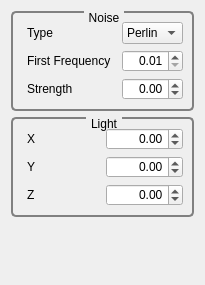
<?xml version="1.0" encoding="UTF-8"?>
<ui version="4.0">
 <class>GvQCustomEditor</class>
 <widget class="QWidget" name="GvQCustomEditor">
  <property name="geometry">
   <rect>
    <x>0</x>
    <y>0</y>
    <width>204</width>
    <height>285</height>
   </rect>
  </property>
  <property name="windowTitle">
   <string>Custom Editor</string>
  </property>
  <property name="styleSheet">
   <string>QGroupBox
{
     background-color: qlineargradient(x1: 0, y1: 0, x2: 0, y2: 1,
                                       stop: 0 #E0E0E0, stop: 1 #FFFFFF);
     border: 2px solid gray;
     border-radius: 5px;
     margin-top: 1ex; /* leave space at the top for the title */
 }

 QGroupBox::title
{
	 subcontrol-origin: margin;
     subcontrol-position: top center; /* position at the top center */
     padding: 0 3px;
     background-color: qlineargradient(x1: 0, y1: 0, x2: 0, y2: 1,
                                       stop: 0 #FFOECE, stop: 1 #FFFFFF);
 }

QLabel
{
	border-radius: 4px;
	padding: 2px;
 }
</string>
  </property>
  <layout class="QVBoxLayout" name="verticalLayout">
   <item>
    <widget class="QGroupBox" name="groupBox_4">
     <property name="title">
      <string>Noise</string>
     </property>
     <layout class="QGridLayout" name="gridLayout">
      <item row="0" column="0">
       <widget class="QLabel" name="label_3">
        <property name="text">
         <string>Type</string>
        </property>
       </widget>
      </item>
      <item row="0" column="1">
       <widget class="QComboBox" name="_noiseComboBox">
        <item>
         <property name="text">
          <string>Perlin</string>
         </property>
        </item>
       </widget>
      </item>
      <item row="1" column="0">
       <widget class="QLabel" name="label_9">
        <property name="text">
         <string>First Frequency</string>
        </property>
       </widget>
      </item>
      <item row="1" column="1">
       <widget class="QDoubleSpinBox" name="_noiseFirstFrequencySpinBox">
        <property name="alignment">
         <set>Qt::AlignRight|Qt::AlignTrailing|Qt::AlignVCenter</set>
        </property>
        <property name="minimum">
         <double>0.010000000000000</double>
        </property>
        <property name="singleStep">
         <double>0.100000000000000</double>
        </property>
       </widget>
      </item>
      <item row="2" column="0">
       <widget class="QLabel" name="label_10">
        <property name="text">
         <string>Strength</string>
        </property>
       </widget>
      </item>
      <item row="2" column="1">
       <widget class="QDoubleSpinBox" name="_noiseStrengthSpinBox">
        <property name="alignment">
         <set>Qt::AlignRight|Qt::AlignTrailing|Qt::AlignVCenter</set>
        </property>
        <property name="minimum">
         <double>-99.989999999999995</double>
        </property>
        <property name="singleStep">
         <double>0.100000000000000</double>
        </property>
       </widget>
      </item>
     </layout>
    </widget>
   </item>
   <item>
    <widget class="QGroupBox" name="groupBox_2">
     <property name="title">
      <string>Light</string>
     </property>
     <layout class="QGridLayout" name="gridLayout_2">
      <item row="0" column="1">
       <widget class="QDoubleSpinBox" name="_lightXDoubleSpinBox">
        <property name="alignment">
         <set>Qt::AlignRight|Qt::AlignTrailing|Qt::AlignVCenter</set>
        </property>
        <property name="minimum">
         <double>-99.989999999999995</double>
        </property>
        <property name="singleStep">
         <double>0.100000000000000</double>
        </property>
       </widget>
      </item>
      <item row="1" column="0">
       <widget class="QLabel" name="label_5">
        <property name="text">
         <string>Y</string>
        </property>
       </widget>
      </item>
      <item row="1" column="1">
       <widget class="QDoubleSpinBox" name="_lightYDoubleSpinBox">
        <property name="alignment">
         <set>Qt::AlignRight|Qt::AlignTrailing|Qt::AlignVCenter</set>
        </property>
        <property name="minimum">
         <double>-99.989999999999995</double>
        </property>
        <property name="singleStep">
         <double>0.100000000000000</double>
        </property>
       </widget>
      </item>
      <item row="2" column="0">
       <widget class="QLabel" name="label_6">
        <property name="text">
         <string>Z</string>
        </property>
       </widget>
      </item>
      <item row="2" column="1">
       <widget class="QDoubleSpinBox" name="_lightZDoubleSpinBox">
        <property name="alignment">
         <set>Qt::AlignRight|Qt::AlignTrailing|Qt::AlignVCenter</set>
        </property>
        <property name="minimum">
         <double>-99.989999999999995</double>
        </property>
        <property name="singleStep">
         <double>0.100000000000000</double>
        </property>
       </widget>
      </item>
      <item row="0" column="0">
       <widget class="QLabel" name="label_4">
        <property name="text">
         <string>X</string>
        </property>
       </widget>
      </item>
     </layout>
    </widget>
   </item>
   <item>
    <spacer name="verticalSpacer">
     <property name="orientation">
      <enum>Qt::Vertical</enum>
     </property>
     <property name="sizeHint" stdset="0">
      <size>
       <width>20</width>
       <height>60</height>
      </size>
     </property>
    </spacer>
   </item>
  </layout>
  <zorder>groupBox_2</zorder>
  <zorder>groupBox_4</zorder>
 </widget>
 <resources/>
 <connections/>
</ui>
